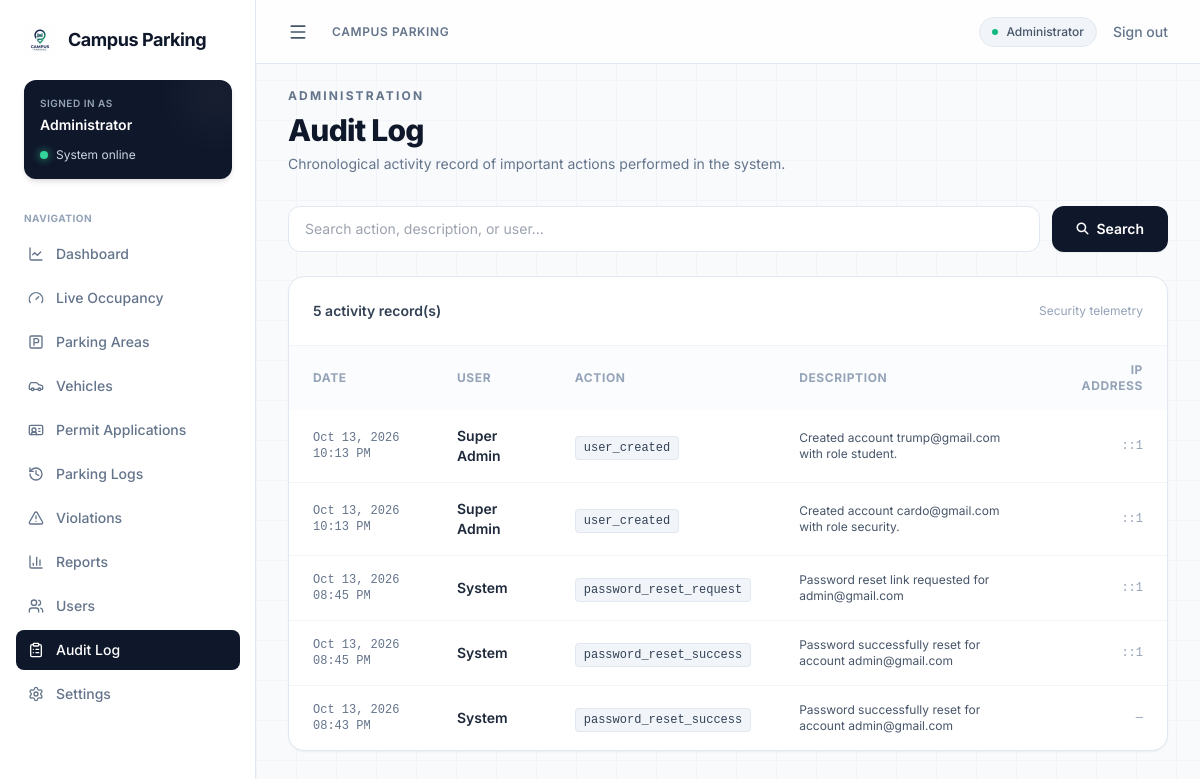
The app's page /admin/audit.php (signed in) with its own data.
### tables this page shows
CREATE TABLE `audit_logs` (
  `id` bigint(20) unsigned NOT NULL AUTO_INCREMENT,
  `user_id` int(10) unsigned DEFAULT NULL,
  `action` varchar(100) NOT NULL,
  `description` varchar(500) DEFAULT NULL,
  `ip_address` varchar(45) DEFAULT NULL,
  `created_at` timestamp NOT NULL DEFAULT current_timestamp(),
  PRIMARY KEY (`id`),
  KEY `idx_audit_user` (`user_id`),
  KEY `idx_audit_action` (`action`),
  KEY `idx_audit_created` (`created_at`),
  CONSTRAINT `fk_audit_user` FOREIGN KEY (`user_id`) REFERENCES `users` (`id`) ON DELETE SET NULL ON UPDATE CASCADE
);

CREATE TABLE `users` (
  `id` int(10) unsigned NOT NULL AUTO_INCREMENT,
  `fullname` varchar(120) NOT NULL,
  `username` varchar(50) NOT NULL,
  `password` varchar(255) NOT NULL,
  `role` enum('admin','security','faculty','student') NOT NULL,
  `status` enum('active','inactive') NOT NULL DEFAULT 'active',
  `is_super_admin` tinyint(1) NOT NULL DEFAULT 0,
  `created_at` timestamp NOT NULL DEFAULT current_timestamp(),
  `updated_at` timestamp NOT NULL DEFAULT current_timestamp() ON UPDATE current_timestamp(),
  PRIMARY KEY (`id`),
  UNIQUE KEY `uq_users_username` (`username`),
  KEY `idx_users_role` (`role`),
  KEY `idx_users_status` (`status`),
  KEY `idx_users_super_admin` (`is_super_admin`)
);

### includes/auth.php (called while the page is built, shortened)
<?php
function h(?string $value): string { return htmlspecialchars((string)$value, ENT_QUOTES, 'UTF-8'); }

### admin/audit.php (the view, shortened to what this page needs)
<?php
require_once __DIR__ . '/../includes/dbconn.php';
require_once __DIR__ . '/../includes/auth.php';
$q = trim($_GET['q'] ?? '');
if ($q !== '') {
    $stmt = $pdo->prepare("SELECT a.*, u.fullname FROM audit_logs a LEFT JOIN users u ON u.id = a.user_id WHERE a.action LIKE ? OR a.description LIKE ? OR u.fullname LIKE ? ORDER BY a.created_at DESC LIMIT 300");
    $like = '%' . $q . '%';
    $stmt->execute([$like, $like, $like]);
} else {
    $stmt = $pdo->query("SELECT a.*, u.fullname FROM audit_logs a LEFT JOIN users u ON u.id = a.user_id ORDER BY a.created_at DESC LIMIT 300");
}
$rows = $stmt->fetchAll();
include __DIR__ . '/../layouts/dashboard_header.php';
include __DIR__ . '/../includes/sidebar.php';
?>
<div class="px-4 py-6 sm:px-6 lg:px-8 max-w-7xl mx-auto w-full">
    <div class="mb-8">
        <p class="text-xs font-bold uppercase tracking-[.18em] text-slate-500">Administration</p>
        <h1 class="mt-2 text-2xl sm:text-3xl font-extrabold tracking-tight text-slate-900">Audit Log</h1>
        <p class="mt-1.5 text-xs sm:text-sm text-slate-500">Chronological activity record of important actions performed in the system.</p>
    </div>
    <form class="mb-6 flex flex-col sm:flex-row gap-3">
        <input name="q" value="<?= h($q) ?>" placeholder="Search action, description, or user..." class="w-full sm:flex-1 rounded-xl border border-slate-200 bg-white px-4 py-3 text-sm focus:outline-none focus:ring-2 focus:ring-slate-300">
        <button class="inline-flex items-center justify-center gap-2 rounded-xl bg-slate-900 px-6 py-3 text-sm font-semibold text-white shadow-sm hover:bg-slate-800 transition active:scale-95 w-full sm:w-auto">
            <i class="fas fa-search text-xs"></i> Search
        </button>
    </form>
    <section class="rounded-2xl border border-slate-200 bg-white shadow-sm overflow-hidden">
        <div class="p-5 sm:p-6 border-b border-slate-100 flex items-center justify-between">
            <p class="text-sm font-semibold text-slate-700"><?= count($rows) ?> activity record(s)</p>
            <span class="text-xs text-slate-400">Security telemetry</span>
        </div>
        <div class="overflow-x-auto">
            <table class="w-full text-left text-sm min-w-[580px]">
                <thead class="bg-slate-50/50 text-xs uppercase tracking-wider text-slate-400">
                    <tr>
                        <th class="px-6 py-4">Date</th>
                        <th class="px-6 py-4">User</th>
                        <th class="px-6 py-4">Action</th>
                        <th class="px-6 py-4">Description</th>
                        <th class="px-6 py-4 text-right">IP Address</th>
                    </tr>
                </thead>
                <tbody class="divide-y divide-slate-100">
                <?php foreach ($rows as $r): ?>
                    <tr class="hover:bg-slate-50/60 transition">
                        <td class="px-6 py-4 text-slate-500 font-mono text-xs"><?= h(date('M d, Y h:i A', strtotime($r['created_at']))) ?></td>
                        <td class="px-6 py-4 font-semibold text-slate-800"><?= h($r['fullname'] ?? 'System') ?></td>
                        <td class="px-6 py-4"><span class="font-mono text-xs bg-slate-100 px-2 py-1 rounded text-slate-700 border border-slate-200"><?= h($r['action']) ?></span></td>
                        <td class="px-6 py-4 text-slate-600 text-xs"><?= h($r['description'] ?? '—') ?></td>
                        <td class="px-6 py-4 text-slate-400 text-xs font-mono text-right"><?= h($r['ip_address'] ?? '—') ?></td>
                    </tr>
                <?php endforeach; ?>
                </tbody>
            </table>
        </div>
    </section>
</div>
<?php include __DIR__ . '/../layouts/dashboard_footer.php'; ?>

### layouts/dashboard_header.php (style rules this page uses)
body { font-family: 'Inter', sans-serif; background-color: #f8fafc; -webkit-tap-highlight-color: transparent; }
.overflow-x-auto { -webkit-overflow-scrolling: touch; scrollbar-width: thin; }

### records on screen
audit_logs: created_at "Oct 13, 2026 10:13 PM", user.fullname "Super Admin", action "user_created", description "Created account trump@gmail.com with role student.", ip_address "::1"
audit_logs: created_at "Oct 13, 2026 10:13 PM", user.fullname "Super Admin", action "user_created", description "Created account cardo@gmail.com with role security.", ip_address "::1"
audit_logs: created_at "Oct 13, 2026 08:45 PM", fullname "System", action "password_reset_request", description "Password reset link requested for admin@gmail.com", ip_address "::1"
audit_logs: created_at "Oct 13, 2026 08:45 PM", fullname "System", action "password_reset_success", description "Password successfully reset for account admin@gmail.com", ip_address "::1"
audit_logs: created_at "Oct 13, 2026 08:43 PM", fullname "System", action "password_reset_success", description "Password successfully reset for account admin@gmail.com", ip_address "—"

### other values on screen
$role "Administrator"
$item['label'] "Dashboard"
$item['label'] "Live Occupancy"
$item['label'] "Parking Areas"
$item['label'] "Vehicles"
$item['label'] "Permit Applications"
$item['label'] "Parking Logs"
$item['label'] "Violations"
$item['label'] "Reports"
$item['label'] "Users"
$item['label'] "Audit Log"
$item['label'] "Settings"
count($rows) "5"
